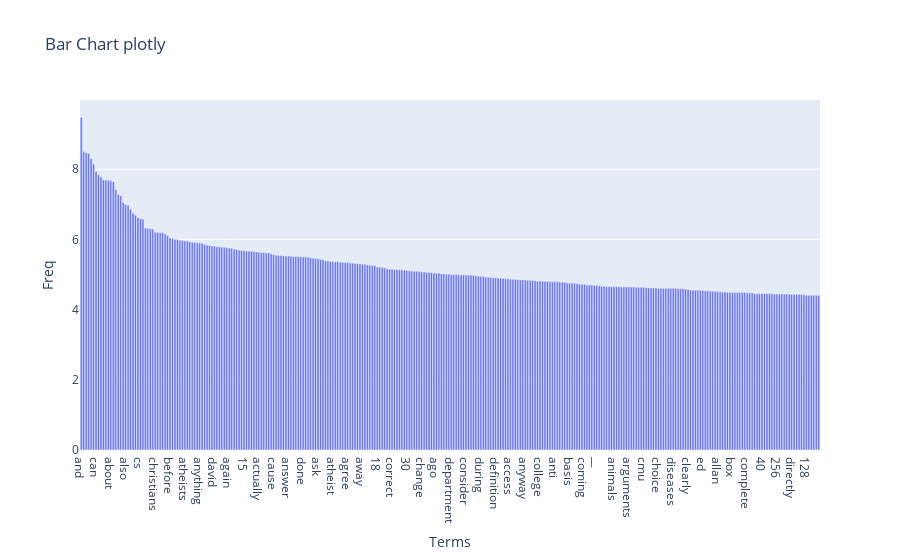

The cell this chart's notebook holds for it:
### Markdown cell above
### >>> **Exercise 15 (take home):** 
You can copy the code from the previous exercise and change the 'term_frequencies' variable for the 'term_frequencies_log', comment about the differences that you observe and talk about other possible insights that we can get from a log distribution.

### Code cell
# Answer here
import math
term_frequencies_log = [math.log(i) for i in term_frequencies]

data = {
    'Terms':count_vect.get_feature_names_out()[:300],
    'Freq':term_frequencies_log[:300]
}

df = pd.DataFrame(data)

df = df.sort_values(by='Freq', ascending=False)

fig = px.bar(df,
             x='Terms',
             y='Freq',
             title='Bar Chart plotly')

fig.show()

### Figure 1 — Plotly figure (JSON) as saved in the notebook; plotly's stock layout.template omitted (floating-point values rounded to 4 significant figures; data arrays with more than 128 entries replaced by an {"elided": "..."} marker saying what was removed)
{"data": [{"alignmentgroup": "True", "hovertemplate": "Terms=%{x}<br>Freq=%{y}<extra></extra>", "legendgroup": "", "marker": {"color": "#636efa", "pattern": {"shape": ""}}, "name": "", "offsetgroup": "", "orientation": "v", "showlegend": false, "textposition": "auto", "type": "bar", "x": {"elided": "300 str values"}, "xaxis": "x", "y": {"elided": "300 float values"}, "yaxis": "y"}], "layout": {"barmode": "relative", "legend": {"tracegroupgap": 0}, "title": {"text": "Bar Chart plotly"}, "xaxis": {"anchor": "y", "domain": [0, 1], "title": {"text": "Terms"}}, "yaxis": {"anchor": "x", "domain": [0, 1], "title": {"text": "Freq"}}}}
